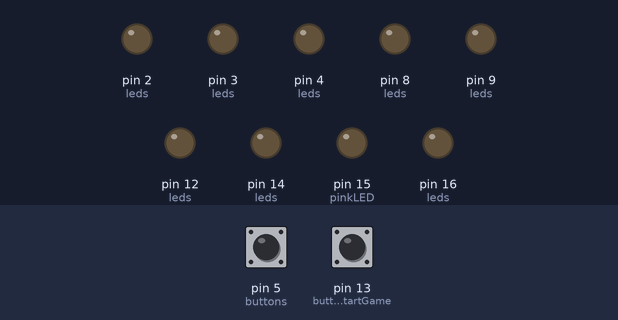
Simulated run of this sketch. Board: Arduino Uno, built with avr-gcc and run on an emulated ATmega328P. Parts: output pins drawn as LEDs (lit = HIGH). Dashed ring = blinking. Inputs (shaded band) come from the test bench; at power-on: pin 13 (buttonStartGame) HIGH, pin 5 (buttons) HIGH. Random numbers use the default seed unless the sketch sets one; the audio player accepts every command and is not drawn.

Above: at 1.7 s.
1.8 s: pin 13 (buttonStartGame) pulled LOW for 0.15 s
At 1.95 s:
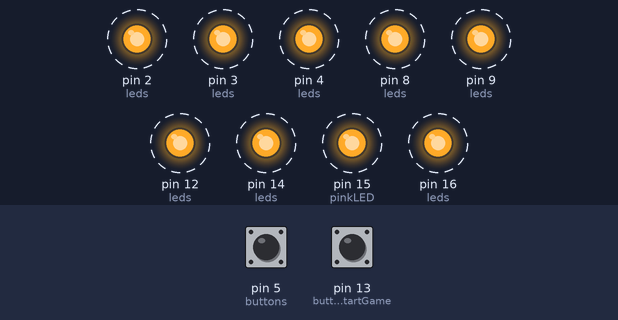
4.8 s: pin 13 (buttonStartGame) pulled LOW for 3.2 s
At 9.7 s:
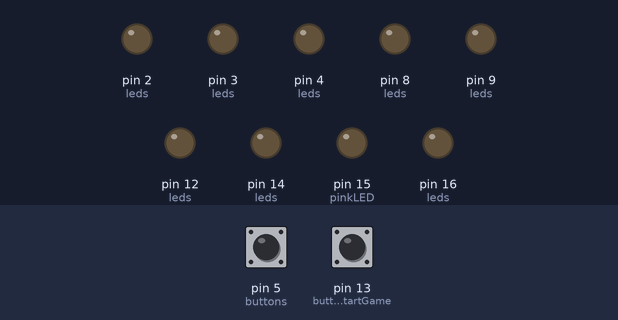
Timing chart, 0 to 11.2 s (numbered marks = the images above; inputs shaded):
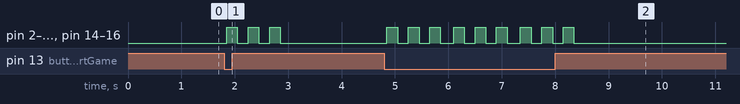

Measured:
- after the input at 1.8 s, pin 2 (leds), pin 3 (leds), pin 4 (leds), pin 8 (leds), pin 9 (leds), pin 12 (leds), pin 14 (leds), pin 15 (pinkLED), pin 16 (leds): alternates HIGH for 0.20 s and LOW for 0.20 s, 6 changes in all, then stays LOW, starting after 0.05 s
- after the input at 4.8 s, pin 2 (leds), pin 3 (leds), pin 4 (leds), pin 8 (leds), pin 9 (leds), pin 12 (leds), pin 14 (leds), pin 15 (pinkLED), pin 16 (leds): alternates HIGH for 0.20 s and LOW for 0.20 s, 18 changes in all, then stays LOW, starting after 0.05 s

The sketch:

challengeMode.ino
```cpp
#include "Arduino.h"
#include "SoftwareSerial.h"
#include "DFRobotDFPlayerMini.h"

const int greenLED = 2;
const int redLED = 3;
const int yellowLED = 4;
const int blueLED = 8;
const int whiteLED = 9;
const int purpleLED = 12;
const int orangeLED = 14;
const int pinkLED = 15;
const int cyanLED = 16;
const int newLED1 = 30;
const int newLED2 = 32;
const int newLED3 = 34;

const int leds[] = {greenLED, redLED, yellowLED, blueLED, whiteLED, purpleLED, orangeLED, pinkLED, cyanLED, newLED1, newLED2, newLED3};
const int ledCount = sizeof(leds) / sizeof(leds[0]);

const int greenButton = 5;
const int redButton = 6;
const int yellowButton = 7;
const int blueButton = 31;
const int whiteButton = 33;
const int purpleButton = 35;
const int orangeButton = 19;
const int pinkButton = 20;
const int cyanButton = 21;
const int newButton1 = 39;
const int newButton2 = 41;
const int newButton3 = 43;

const int buttons[] = {greenButton, redButton, yellowButton, blueButton, whiteButton, purpleButton, orangeButton, pinkButton, cyanButton, newButton1, newButton2, newButton3};

const int buttonStartGame = 13;

SoftwareSerial mySoftwareSerial(10, 11); // RX, TX
DFRobotDFPlayerMini myDFPlayer;

bool gameStarted = false;

void setup() {

  for (int i = 0; i < ledCount; i++) {
    pinMode(leds[i], OUTPUT);
    digitalWrite(leds[i], LOW);
  }

  for (int i = 0; i < sizeof(buttons) / sizeof(buttons[0]); i++) {
    pinMode(buttons[i], INPUT_PULLUP);
  }
  pinMode(buttonStartGame, INPUT_PULLUP);

  mySoftwareSerial.begin(9600);
  if (!myDFPlayer.begin(mySoftwareSerial)) {
    Serial.println(F("Unable to begin:"));
    Serial.println(F("1.Please recheck the connection!"));
    Serial.println(F("2.Please insert the SD card!"));
    while (true);
  }
  myDFPlayer.volume(10);

  randomSeed(analogRead(0));
}

void loop() {
  if (digitalRead(buttonStartGame) == LOW) {
    delay(50);
    if (digitalRead(buttonStartGame) == LOW) {
      gameStarted = false;

      myDFPlayer.stop();

      for (int i = 0; i < 3; i++) {
        for (int j = 0; j < ledCount; j++) {
          digitalWrite(leds[j], HIGH);
        }
        delay(200);
        for (int j = 0; j < ledCount; j++) {
          digitalWrite(leds[j], LOW);
        }
        delay(200);
      }
    }
  }

  if (!gameStarted) {
    bool allButtonsHeld = true;
    for (int i = 0; i < sizeof(buttons) / sizeof(buttons[0]); i++) {
      if (digitalRead(buttons[i]) == HIGH) {
        allButtonsHeld = false;
        break;
      }
    }

    if (allButtonsHeld) {
      // Start animation
      for (int i = 0; i < 10; i++) {
        for (int j = 0; j < ledCount; j++) {
          digitalWrite(leds[j], HIGH);
          delay(50);
          digitalWrite(leds[j], LOW);
        }
      }

      // Light a random LED
      int randomIndex = random(ledCount);
      digitalWrite(leds[randomIndex], HIGH);

      // Play track 1
      myDFPlayer.play(1);

      // Keep the LED on for 3 seconds
      delay(3000);
      digitalWrite(leds[randomIndex], LOW);

      // Wait until all buttons are released
      bool allButtonsReleased = false;
      while (!allButtonsReleased) {
        allButtonsReleased = true;
        for (int i = 0; i < sizeof(buttons) / sizeof(buttons[0]); i++) {
          if (digitalRead(buttons[i]) == LOW) {
            allButtonsReleased = false;
            break;
          }
        }
        delay(50);
      }

      gameStarted = true;
    }
  }
}
```
